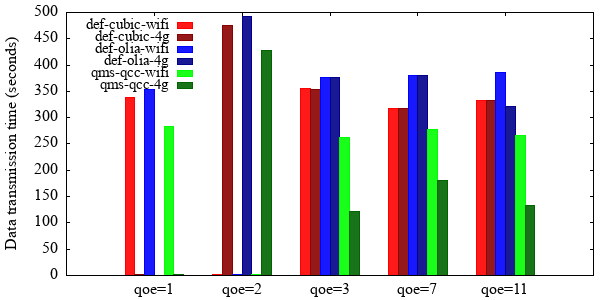

Reproduce this figure in gnuplot.

reset
set terminal png font "times new roman" size 600,300

if (!exists("MP_LEFT"))   MP_LEFT = .11
if (!exists("MP_RIGHT"))  MP_RIGHT = .99
if (!exists("MP_TOP"))    MP_TOP = .96
if (!exists("MP_BOTTOM")) MP_BOTTOM = .083
if (!exists("MP_GAP"))    MP_GAP = 0.15

set multiplot layout 1,1 rowsfirst margins screen MP_LEFT, MP_RIGHT, MP_BOTTOM, MP_TOP spacing screen MP_GAP


set ylabel "Data transmission time (seconds)"


set key spacing 0.86 font ",11" at -1.1,350 bottom left samplen 1.6

set style data histogram
set style histogram clustered gap 3
set style fill solid 0.9 border
set datafile separator "|"
plot "test-01---times.dat" \
	using 2:xticlabels(1) lc "red" title columnheader(2), '' \
	using 3:xticlabels(1) lc "dark-red" title columnheader(3), '' \
	using 4:xticlabels(1) lc "blue" title columnheader(4), '' \
	using 5:xticlabels(1) lc "dark-blue" title columnheader(5), '' \
	using 6:xticlabels(1) lc "green" title columnheader(6), '' \
	using 7:xticlabels(1) lc "dark-green" title columnheader(7)
